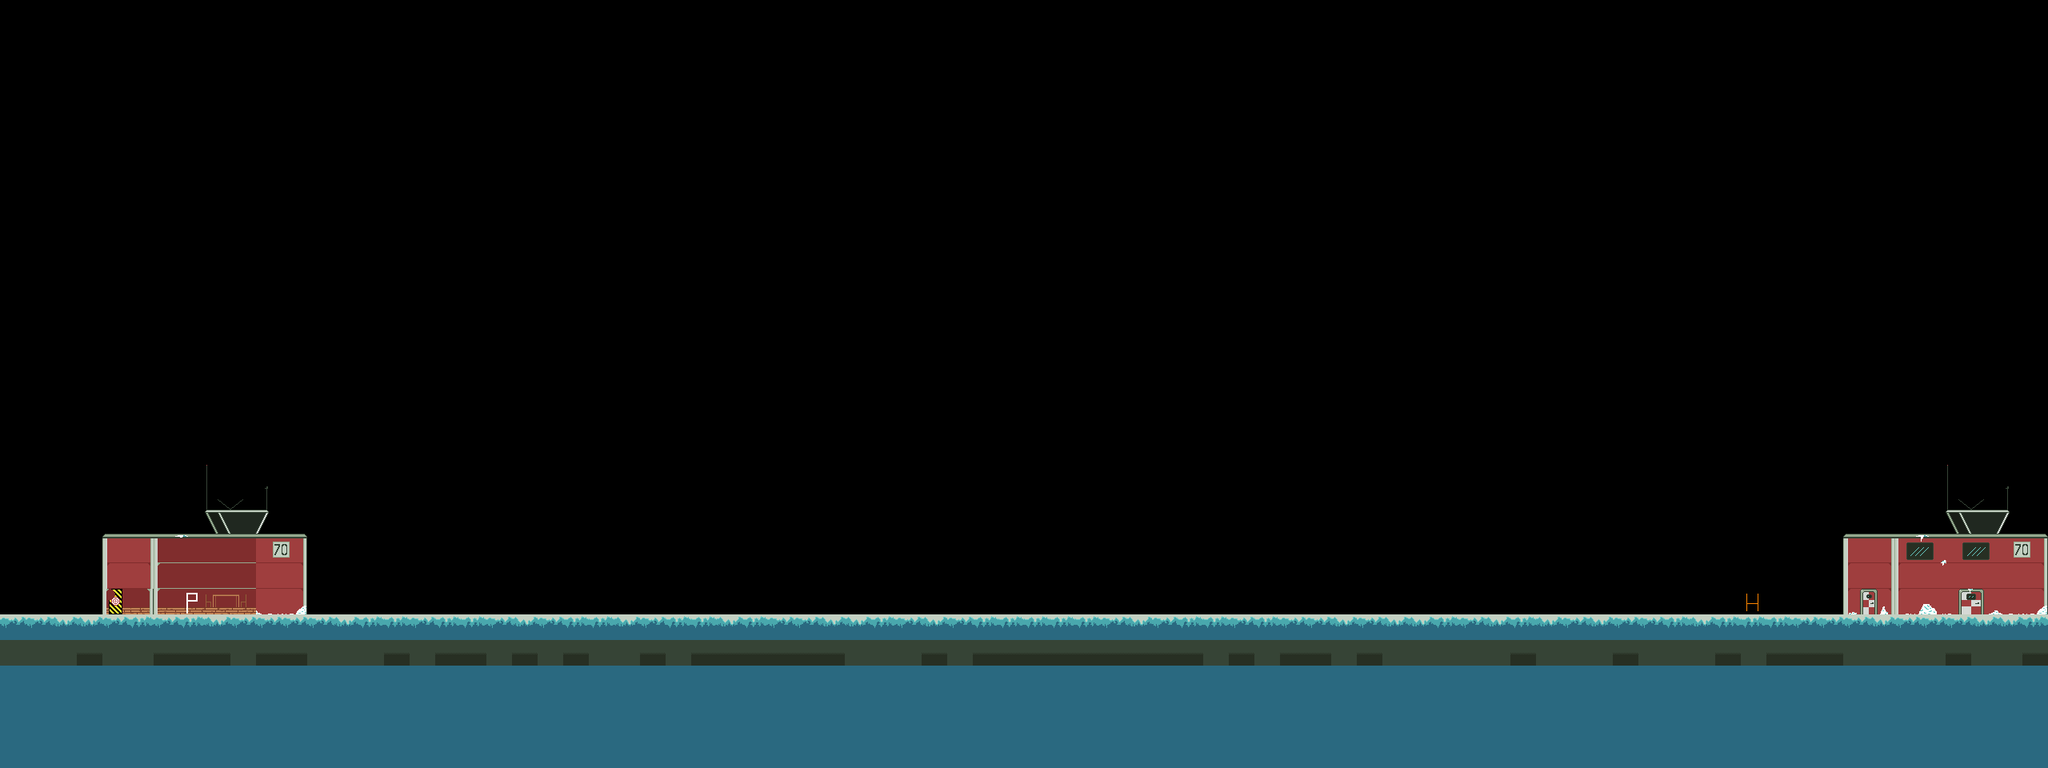

This game map was drawn from its Tiled (.tmx) file and the tilesets committed beside it. A one-line description and the trimmed map source follow:
An orthogonal 80x30 tile map with 32x32 px tiles, 6 tile layers (Foreground, Background, Player, EnemySpawn, ...) and 6 objects.

<map version="1.2" tiledversion="1.3.1" orientation="orthogonal" renderorder="right-down" compressionlevel="0" width="80" height="30" tilewidth="32" tileheight="32" infinite="0" nextlayerid="12" nextobjectid="101">
 <tileset firstgid="1" name="spritesheet" tilewidth="32" tileheight="32" tilecount="256" columns="16">
  <image source="../spritesheet/spritesheet.png" width="512" height="512" />
 </tileset>
 <layer id="9" name="Foreground" width="80" height="30">
  <data>[2400 cells, 576 non-empty, 67 distinct tile ids]</data>
 </layer>
 <layer id="1" name="Background" width="80" height="30" locked="1">
  <data>[2400 cells, 0 non-empty, 0 distinct tile ids]</data>
 </layer>
 <layer id="3" name="Player" width="80" height="30">
  <data>[2400 cells, 1 non-empty, 1 distinct tile ids]</data>
 </layer>
 <layer id="5" name="EnemySpawn" width="80" height="30">
  <data>[2400 cells, 0 non-empty, 0 distinct tile ids]</data>
 </layer>
 <objectgroup id="11" name="Player Only Platforms" />
 <objectgroup id="6" name="Inside">
  <object id="34" x="2176" y="640" width="128" height="128" />
  <object id="92" x="192" y="672" width="192" height="96" />
 </objectgroup>
 <layer id="7" name="Heatsource" width="80" height="30">
  <data>[2400 cells, 1 non-empty, 1 distinct tile ids]</data>
 </layer>
 <layer id="10" name="Breakable" width="80" height="30">
  <data>[2400 cells, 1 non-empty, 1 distinct tile ids]</data>
 </layer>
 <objectgroup id="2" name="Platforms">
  <object id="75" x="-1" y="768" width="2561" height="192" />
  <object id="95" x="0" y="640" width="192" height="128" />
  <object id="97" x="192" y="640" width="128" height="32" />
 </objectgroup>
 <objectgroup id="4" name="Checkpoint">
  <object id="30" x="2208" y="672" width="96" height="96" />
 </objectgroup>
</map>
